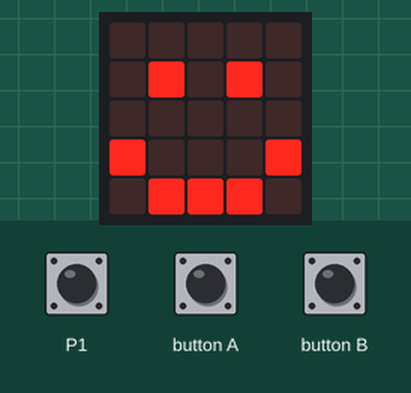
Bench run of a program on a simulated BBC micro:bit running MicroPython. On the bench: the board's 5×5 LED display. Inputs (shaded band) come from the test bench; at power-on: P1 HIGH.

Above: at 1.2 s.
1.3 s: P1 pulled LOW for 0.15 s
2.9 s: P1 pulled LOW for 3.2 s
At 3.5 s:
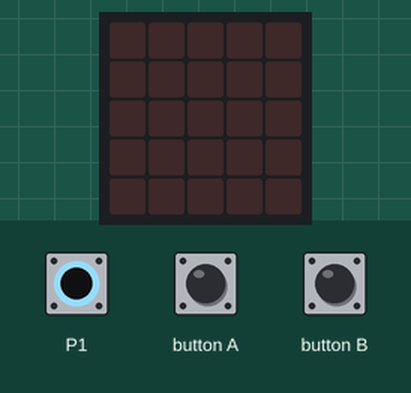
Timing chart, 0 to 5.9 s (numbered marks = the images above; inputs shaded):
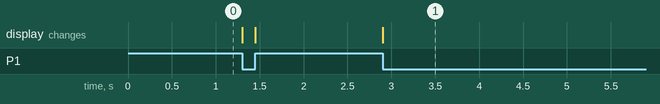

Measured:
- after the input at 2.9 s, the display: changes at once (image 1)

The program:

button.py
```python
from microbit import *


class BUTTON(object):
    """基本描述

    单个按钮

    Args:
        pin: 连接端口

    """

    def __init__(self, pin):
        self.__pin = pin
        self.__pin.set_pull(self.__pin.PULL_UP)

    def Is_pressed(self) -> bool:
        """基本描述

        判断按钮按下

        Returns:
            boolean: 按下返回True, 未按下返回False

        """
        if self.__pin.read_digital() == 1:
            return True
        else:
            return False


if __name__ == '__main__':
    button = BUTTON(pin1)
    while True:
        if button.Is_pressed():
            display.show(Image.HAPPY)
        else:
            display.clear()
```
